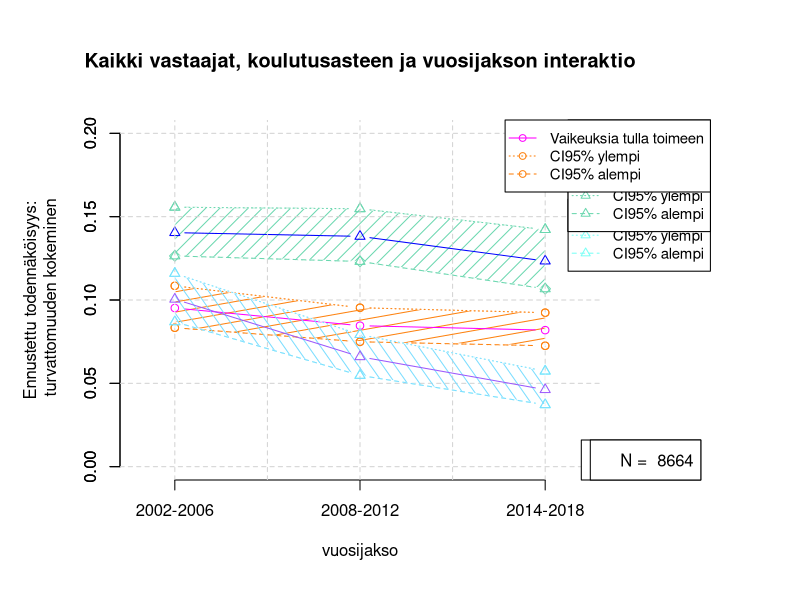
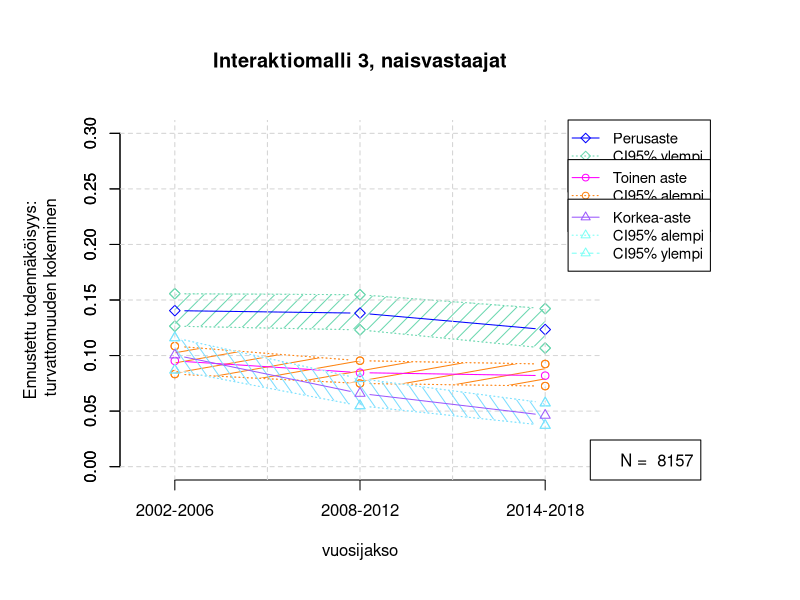

R code for these plots, in order:



#Vuosimuuttujan muodostaminen:

x <- c(1,2,3)
levels(x) <- c("2002-2006", "2008-2012", "2014-2018")


#Ennustettujen todennäköisyyksien syöttäminen:

#interaktiomalli 1, naiset:

int1nperusmeans <- c(.22783, .22721,.21209)
int1nperuslowers <- c(.21861,.21715,.20038)
int1nperusuppers <- c( .23732,.23759,.22430)

int1ntokameans <- c(.16823,.14673,.14142)
int1ntokalowers <- c(.15955,.13974,.13464)
int1ntokauppers <- c(.17727,.15401,.14848)

int1nkorkmeans<- c(.15211,.10602,.07368)
int1nkorklowers<- c(.14348,.09831,.06740)
int1nkorkuppers <- c(.16116,.11425,.08050)
Nint1n <- 9221

#interaktiomalli 3, naiset

int3nperusmeans <- c( .23597,.24307,.21147  )
int3nperuslowers <- c( .20930,.21617,.18368 )
int3nperusuppers <- c(  .26467, .27195,.24197 )

int3ntokameans <- c( .16309,.14538,.13910 )
int3ntokalowers <- c( .14219, .12753,.12173 )
int3ntokauppers <- c( .18620,.16511,.15835 )

int3nkorkmeans<- c(.15607,.10403, .07554  )
int3nkorklowers<- c( .13582, .08789,.06268 )
int3nkorkuppers <- c( .17853,.12260,.09070 )
Nint3n <- 8642

#interaktiomalli 1, miehet:

int1perusmeansm <- c(  0.04316,    0.04301,    0.03952 )
int1peruslowersm <- c( 0.04035,    0.04007,    0.03645  )
int1perusuppersm <- c( 0.04615,    0.04615,    0.04285  )

int1tokameansm <- c( 0.02999,     0.02561,     0.02456  )
int1tokalowersm <- c( 0.02781,     0.02385,     0.02286  )
int1tokauppersm <- c( 0.03233,     0.02751,     0.02638  )

int1korkmeansm <- c( 0.02669,     0.01780,     0.01201  )
int1korklowersm <- c( 0.02458,     0.01618,     0.01080  )
int1korkuppersm <- c(0.02897,     0.01958,     0.01336   )
Nint1m <- 8706

#interaktiomalli 3, miehet:

int3perusmeansm <- c( .03857,     .04030,     .03294  )
int3peruslowersm <- c( .03218,     .03366,     .02687  )
int3perusuppersm <- c( .04613,     .04815,     .04028  )

int3tokameansm <- c( .02712,      .02396,      .02311  )
int3tokalowersm <- c( .02247,      .02001,      .01927  )
int3tokauppersm <- c( .03268,      .02865,      .02769  )

int3korkmeansm <- c( .02808,      .01688,      .01226  )
int3korklowersm <- c( .02321,      .01369,      .00980  )
int3korkuppersm <- c( .03394,      .02080,      .01532  )
Nint3m <- 8188


#Interaktiomalli 4, miehet:

int4toimeenmeansm <- c(  .03243,        .02479,        .02071  )
int4toimeenlowersm <- c(  .02687,        .02041,        .01690  )
int4toimeenuppersm <- c( .03909,        .03010,        .02536   )

int4vaikmeansm <- c( .04916,                   .05645,                   .05047   )
int4vaiklowersm <- c( .03742,                   .04363,                   .03817   )
int4vaikuppersm <- c( .06433,                   .07273,                   .06646   )


Nint4m <- 8664

#Interaktiomalli 6, miehet:

int6toimeenmeansm <- c( .02951,        .02317,        .01893   )
int6toimeenlowersm <- c( .02488,        .01956,        .01590   )
int6toimeenuppersm <- c( .03495,        .02744,        .02252   )

int6vaikmeansm <- c( .04593,                   .05255,                   .04629   )
int6vaiklowersm <- c( .03706,                   .04292,                   .03705   )
int6vaikuppersm <- c( .05675,                   .06410,                   .05764   )


Nint6m <- 8157

#Interaktiomalli 4, naiset:

int4toimeenmeansn <- c(  .17372,        .13984,        .11797  )
int4toimeenlowersn <- c( .15433,        .12296,        .10245   )
int4toimeenuppersn <- c( .19500,        .15861,        .13548  )

int4vaikmeansn <- c(  .24686,                   .27064,                   .24854   )
int4vaiklowersn <- c( .20321,                   .22667,                   .20316   )
int4vaikuppersn <- c( .29636,                   .31959,                   .30018   )

Nint4n <- 9165

#Interaktiomalli 6, naiset:

int6toimeenmeansn <- c( .17442,        .14140,        .11865   )
int6toimeenlowersn <- c(.15507,        .12526,        .10437    )
int6toimeenuppersn <- c(.19549,        .15915,        .13450    )

int6vaikmeansn <- c(  .24546,                    .26846,                   .23024  )
int6vaiklowersn <- c( .21152,                   .23482,                   .19716   )
int6vaikuppersn <- c( .28259,                   .30473,                   .26670   )

Nint6n <- 8606



#Koko aineisto, koulutusaste by vuosi:

ex1perusmeans <- c( 0.14042, 0.13818, 0.12339   )
ex1peruslowers <- c( 0.12644, 0.12312, 0.10672   )
ex1perusuppers <- c( 0.15568, 0.15475, 0.14225   )

ex1tokameans <- c( 0.09519, 0.08459, 0.08192   )
ex1tokalowers <- c( 0.08336, 0.07493, 0.07254   )
ex1tokauppers <- c( 0.10850, 0.09536, 0.09239   )

ex1korkmeans <- c( 0.10048, 0.06595, 0.04621   )
ex1korklowers <- c( 0.08689, 0.05476, 0.03716   )
ex1korkuppers <- c( 0.11594, 0.07925, 0.05732   )

Nex1 <- (17928)




#TÄSTÄ ETEENPÄIN SYÖTETÄÄN PIIRTURIIN MUUTTUJIA:

# warnings()

#################################################
#y1-y3 1. kategoria
#y4-y6 2. kategoria:

#means y3
y3 <- int4toimeenmeansm
#lowers y2
y2 <- int4toimeenlowersm
#uppers y1
y1 <- int4toimeenuppersm

y4 <- int4vaikmeansm
y5 <- int4vaiklowersm
y6 <- int4vaikuppersm
  
#Malleissa 1-3 käytetään kolmannelle asteelle seuraavia:
#y7-y9 kolmas kategoria

y7 <- int1nkorkmeans
y8 <- int1nkorklowers
y9 <- int1nkorkuppers



#extra
y3 <- ex1perusmeans
y2 <- ex1peruslowers
y1 <- ex1perusuppers
y4 <- ex1tokameans
y5 <- ex1tokalowers
y6 <- ex1tokauppers
y7 <- ex1korkmeans
y8 <- ex1korklowers
y9 <- ex1korkuppers



####### RESET ###########

dev.off()

#########################


########### MIES(MODATTU-katso edellinen fileversio)VASTAAJIEN SKAALA: #############

#par(oma=c(2,2,2,2))
par(mar=c(6,6,6,10))
# plottaus alkaa
plot(x, y2, type = "b", pch=5, frame = FALSE, lty= 3, lwd=1,
     col = "#6BD7AF", xlab = "vuosijakso", ylab = "Ennustettu todennäköisyys:\n turvattomuuden kokeminen", 
     main = "Kaikki vastaajat, koulutusasteen ja vuosijakson interaktio", xlim = c(0.8,3.2),ylim=c(0,0.2), xaxt="n")
axis(1, at = c(1,2,3), labels=levels(x))

#naiset axis(2, at=seq(0,0.3,by=0.05)) // nämä mätchättävä myös ekaan plot()-funktioon
#naiset axis(2, at=seq(0,0.35,by=0.05))
#miehet axis(2, at=seq(0,0.1,by=0.02))

axis(2, at=seq(0,0.2,by=0.05))
#title(ylab="Ennustettu todennäköisyys:\n turvattomuuden kokeminen", line=2, cex.lab=1.2)
# Add a second line
lines(x, y1, col = "#6BD7AF", type = "b", pch=2, lty = 2, lwd=1)
polygon(c(x, rev(x)), c(y2, rev(y1)),
        col = "#6BD7AF",
        density = 10, angle = 45, border=0)
lines(x, y1, col = "#6BD7AF", type = "b", pch=2, lty = 3, lwd=1)
lines(x, y2, col = "#6BD7AF", type = "b", pch=2, lty = 2, lwd=1)
lines(x, y3, pch = 2, col = "blue", type = "b", lty = 1)



grid(nx = NULL,
     ny = NULL,
     lty = 2, col = "lightgray", lwd = 1)

#lisätään toinen kategoria
#värejä esim "#3CC3BD" "#FD8210"
lines(x, y5, col = "#FD8210", type = "b", pch=1, lty = 3, lwd=1)
lines(x, y6, col = "#FD8210", type = "b", pch=1, lty = 3, lwd=1)
polygon(c(x, rev(x)), c(y5, rev(y6)),
        col = "#FD8210",
        density = 10, angle = 10, border=0)
lines(x, y5, col = "#FD8210", type = "b", pch=1, lty = 2, lwd=1)
lines(x, y6, col = "#FD8210", type = "b", pch=1, lty = 3, lwd=1)
lines(x, y4, pch = 1, col = "#FF00FF", type = "b", lty = 1)


#lisätään kolmas kategoria
lines(x, y8, col = "#7bfff5", type = "b", pch=2, lty = 2, lwd=1)
lines(x, y9, col = "#7bfff5", type = "b", pch=2, lty = 3, lwd=1)

polygon(c(x, rev(x)), c(y8, rev(y9)),
        col = "#7bddff",
        density = 10, angle = 125, border=0)

lines(x, y8, col = "#7bddff", type = "b", pch=2, lty = 2, lwd=1)
lines(x, y9, col = "#7bddff", type = "b", pch=2, lty = 3, lwd=1)
lines(x, y7, col = "#9b58fc", type = "b", pch=2, lty = 1, lwd=1)

# Legend koulutusasteen mukaan
legend("topright", inset=c(-0.23,0), xpd=TRUE, legend=c("Perusaste", "CI95% ylempi", "CI95% alempi"),
       col=c("blue", "#6BD7AF", "#6BD7AF"), lty = c(1,3,2), pch=5, cex=0.9)
legend("topright", inset=c(-0.23,0.11), xpd=TRUE, legend=c("Toinen aste", "CI95% ylempi", "CI95% alempi"),
       col=c("#FF00FF", "#FD8210", "#FD8210"), lty = c(1,3,2), pch=1, cex=0.9)
legend("topright", inset=c(-0.23,0.22), xpd=TRUE, legend=c("Korkea-aste", "CI95% ylempi", "CI95% alempi"),
       col=c("#9b58fc", "#7bfff5", "#7bfff5"), lty = c(1,3,2), pch=2, cex=0.9)
#legend("topright", inset=c(-0.23,0.34), xpd=TRUE, legend="(N = 8188)")

legend("bottomright",inset=c(-0.21,0), xpd=TRUE, legend=paste("N = ", Nex1))

################################################

#legend toimeentulon mukaan
legend("topright", inset=c(-0.23,0.11), xpd=TRUE, legend=c("Tulee toimeen", "CI95% ylempi", "CI95% alempi"),
       col=c("blue", "#6BD7AF", "#6BD7AF"), lty = c(1,3,2), pch=2, cex=0.9)
legend("topright", inset=c(-0.23,0), xpd=TRUE, legend=c("Vaikeuksia tulla toimeen", "CI95% ylempi", "CI95% alempi"),
       col=c("#FF00FF", "#FD8210", "#FD8210"), lty = c(1,3,2), pch=1, cex=0.9)
legend("bottomright",inset=c(-0.21,0), xpd=TRUE, legend=paste("N = ", Nint4m))




dev.off()















########### NAISVASTAAJIEN SKAALA:   ###########

#par(oma=c(2,2,2,2))
par(mar=c(6,6,6,10))
# plottaus alkaa
plot(x, y2, type = "b", pch=5, frame = FALSE, lty= 3, lwd=1,
     col = "#6BD7AF", xlab = "vuosijakso", ylab = "Ennustettu todennäköisyys:\n turvattomuuden kokeminen", main = "Interaktiomalli 3, naisvastaajat", xlim = c(0.8,3.2),ylim=c(0,0.3), xaxt="n")
axis(1, at = c(1,2,3), labels=levels(x))
axis(2, at=seq(0,0.3,by=0.05))
#title(ylab="Ennustettu todennäköisyys:\n turvattomuuden kokeminen", line=2, cex.lab=1.2)
# Add a second line
lines(x, y1, col = "#6BD7AF", type = "b", pch=5, lty = 2, lwd=1)
polygon(c(x, rev(x)), c(y2, rev(y1)),
        col = "#6BD7AF",
        density = 10, angle = 45, border=0)
lines(x, y1, col = "#6BD7AF", type = "b", pch=5, lty = 3, lwd=1)
lines(x, y2, col = "#6BD7AF", type = "b", pch=5, lty = 3, lwd=1)
lines(x, y3, pch = 5, col = "blue", type = "b", lty = 1)



grid(nx = NULL,
     ny = NULL,
     lty = 2, col = "lightgray", lwd = 1)

#lisätään toinen aste
#värejä esim "#3CC3BD" "#FD8210"
lines(x, y5, col = "#FD8210", type = "b", pch=1, lty = 3, lwd=1)
lines(x, y6, col = "#FD8210", type = "b", pch=1, lty = 3, lwd=1)
polygon(c(x, rev(x)), c(y5, rev(y6)),
        col = "#FD8210",
        density = 10, angle = 10, border=0)
lines(x, y5, col = "#FD8210", type = "b", pch=1, lty = 3, lwd=1)
lines(x, y6, col = "#FD8210", type = "b", pch=1, lty = 3, lwd=1)
lines(x, y4, pch = 1, col = "#FF00FF", type = "b", lty = 1)


#lisätään kolmas aste
lines(x, y8, col = "#7bfff5", type = "b", pch=2, lty = 3, lwd=1)
lines(x, y9, col = "#7bfff5", type = "b", pch=2, lty = 3, lwd=1)

polygon(c(x, rev(x)), c(y8, rev(y9)),
        col = "#7bddff",
        density = 10, angle = 125, border=0)

lines(x, y8, col = "#7bddff", type = "b", pch=2, lty = 3, lwd=1)
lines(x, y9, col = "#7bddff", type = "b", pch=2, lty = 3, lwd=1)
lines(x, y7, col = "#9b58fc", type = "b", pch=2, lty = 1, lwd=1)

# Legend
legend("topright", inset=c(-0.23,0), xpd=TRUE, legend=c("Perusaste", "CI95% ylempi", "CI95% alempi"),
       col=c("blue", "#6BD7AF", "#6BD7AF"), lty = c(1,3,2), pch=5, cex=0.9)
legend("topright", inset=c(-0.23,0.11), xpd=TRUE, legend=c("Toinen aste", "CI95% alempi", "CI95% ylempi"),
       col=c("#FF00FF", "#FD8210", "#FD8210"), lty = c(1,3,2), pch=1, cex=0.9)
legend("topright", inset=c(-0.23,0.22), xpd=TRUE, legend=c("Korkea-aste", "CI95% alempi", "CI95% ylempi"),
       col=c("#9b58fc", "#7bfff5", "#7bfff5"), lty = c(1,3,2), pch=2, cex=0.9)
legend("bottomright",inset=c(-0.21,0), xpd=TRUE, legend=paste("N = ", Nint6m))


#####################################################

dev.off()






par(plot.new())


warnings()